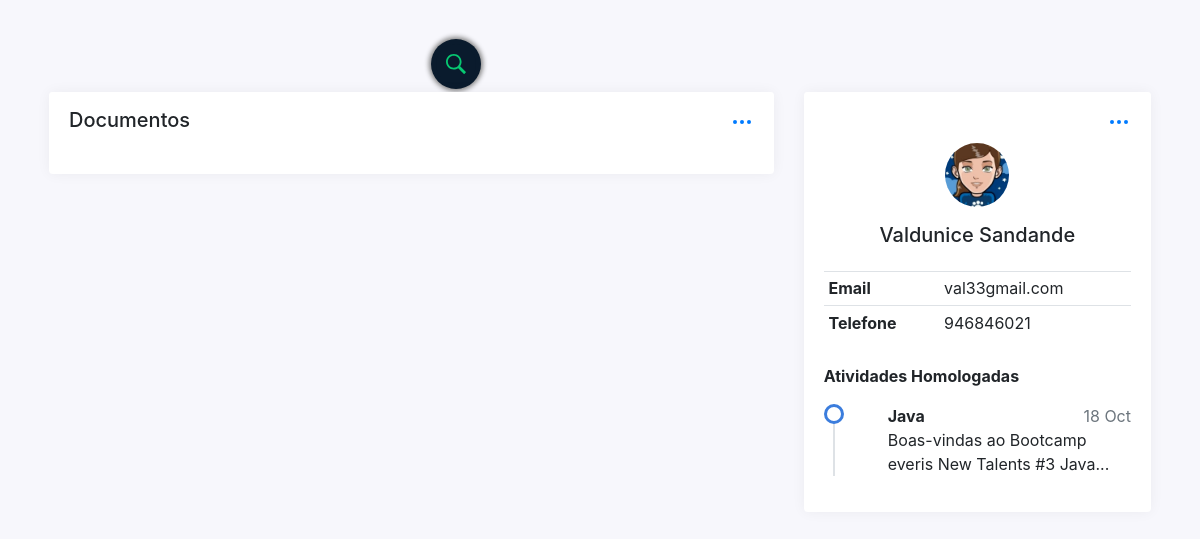
The app's page /docs_aluno.php?id=2 with its own data.
### tables this page shows
CREATE TABLE `aluno` (
  `id` int(11) NOT NULL,
  `nome` varchar(150) NOT NULL,
  `email` varchar(150) NOT NULL,
  `telefone` int(11) NOT NULL,
  `curso` varchar(150) NOT NULL,
  `foto` varchar(300) NOT NULL
);

CREATE TABLE `documento` (
  `idDoc` int(11) NOT NULL,
  `nome` varchar(150) NOT NULL,
  `tipo` varchar(150) NOT NULL,
  `horas` int(11) NOT NULL,
  `status` int(11) NOT NULL,
  `ficheiroCaminho` varchar(200) NOT NULL,
  `dataEnviado` datetime NOT NULL DEFAULT current_timestamp(),
  `idAluno` int(11) NOT NULL,
  `obs` varchar(300) NOT NULL
);

### funcoes/conexao.php (called while the page is built)
<?php
function conectar()
{
    $username = "root";
    $password = "";
    $hostname = "localhost";
    $bd = "incompanybd";
    $conn = mysqli_connect($hostname, $username, $password, $bd);
    if (mysqli_connect_errno($conn)) {
        echo "Problemas	para	conectar	no	banco.	Erro:	";
        echo    mysqli_connect_error();
        die();
    } else {
        return $conn;
    }
}

### funcoes/CRUD_ALUNO.php (called while the page is built, shortened)
<?php
include("conexao.php");
class CRUD_ALUNO
{
    private $conexao;
    function __construct()
    {
        $this->conexao = conectar();
    }
    function listar_por_id($id)
    {
        $sqlBusca = "SELECT	* FROM aluno where id={$id}";
        $resultado = mysqli_query($this->conexao,    $sqlBusca);
        $aluno = [];
        while ($estudante = @mysqli_fetch_assoc($resultado)) {
            $aluno[] = $estudante;
        }
        return $aluno;
    }
}

### funcoes/CRUD_Documento.php (called while the page is built, shortened)
<?php
include_once("conexao.php");
class CRUD_Documento
{
    private $conexao;
    function __construct()
    {
        $this->conexao = conectar();
    }
    function listar_por_id($id)
    {
        $sqlBusca = "SELECT	* FROM documento where idAluno={$id} and status=1 limit 7";
        $resultado = mysqli_query($this->conexao,    $sqlBusca);
        $doc = [];
        while ($documento = @mysqli_fetch_assoc($resultado)) {
            $doc[] = $documento;
        }
        return $doc;
    }
}

### docs_aluno.php (the view, shortened to what this page needs)
<!DOCTYPE html>
<?php
include_once('funcoes/CRUD_ALUNO.php');
$alunoObjeto = new CRUD_ALUNO();
include_once('funcoes/CRUD_Documento.php');
$documentoObjeto = new CRUD_Documento();
if (isset($_GET['id'])) {
	$id = $_GET['id'];
	$aluno = $alunoObjeto->listar_por_id($id);
	$documentosAluno = $documentoObjeto->listar_por_id($id);
}
?>
<html lang="pt">
<head>
	<link href="dist/css/bootstrap.min.css" rel="stylesheet">
	<link href="dist/css/estiloDocView.css" rel="stylesheet">
</head>
<body>
	<div class="search-box">
		<a class="search-btn">
			<img src="assets/img/lupa.svg" alt="Lupa" height="20" width="20">
		</a>
	</div>
	<div class="container">
		<div class="container-fluid p-1">
			<div class="row">
				<div class="col-xl-8">
					<div class="card">
						<div class="card-header pb-0">
							<div class="card-actions float-right">
								<div class="dropdown show">
									<a href="#" data-toggle="dropdown" data-display="static">
									</a>
								</div>
							</div>
							<h5 class="card-title mb-0">Documentos</h5>
						</div>
						<div class="card-body" id="resultado">
						</div>
					</div>
				</div>
				<div class="col-xl-4">
					<div class="card">
						<div class="card-header">
							<div class="card-actions float-right">
								<div class="dropdown show">
									<a href="#" data-toggle="dropdown" data-display="static">
									</a>
								</div>
							</div>
						</div>
						<div class="card-body">
							<div class="row g-0">
								<?php foreach ($aluno as $estudante) : ?>
									<div class="teste col-sm-3 col-xl-12 col-xxl-3 text-center">
										<img src="assets/img/<?php echo $estudante['foto'];?>" width="64" height="64" class="rounded-circle mt-2" alt="Angelica Ramos">
										<p>
										<h5 class="card-title mb-0"><?php echo $estudante['nome'] ?></h5>
										</p>
									</div>
							</div>
							<table class="table table-sm mt-2 mb-4">
								<tbody>
									<tr>
										<th>Email</th>
										<td><?php echo $estudante['email']; ?></td>
									</tr>
									<tr>
										<th>Telefone</th>
										<td><?php echo $estudante['telefone']; ?></td>
									</tr>
								</tbody>
							</table>
							<strong>Atividades Homologadas</strong>
							<ul class="timeline mt-3 mb-0">
								<?php foreach ($documentosAluno as $doc) : ?>
									<li class="timeline-item ml-4 mt-0">
										<strong><?php echo $doc['nome']; ?></strong>
										<span class="float-right text-muted text-sm">
											<?php $date = new DateTime($doc['dataEnviado']);
											echo $date->format('d M');  ?></span>
										<p><?php echo $doc['obs']; ?>...</p>
									</li>
								<?php endforeach; ?>
							</ul>
						<?php endforeach; ?>
						</div>
					</div>
				</div>
			</div>
		</div>
	</div>
</body>
</html>

### records on screen
aluno: foto (picture), nome "Valdunice Sandande", email "val33gmail.com", telefone "946846021"
documento: nome "Java", dataEnviado "18 Oct", obs "Boas-vindas ao Bootcamp everis New Talents #3 Java"
